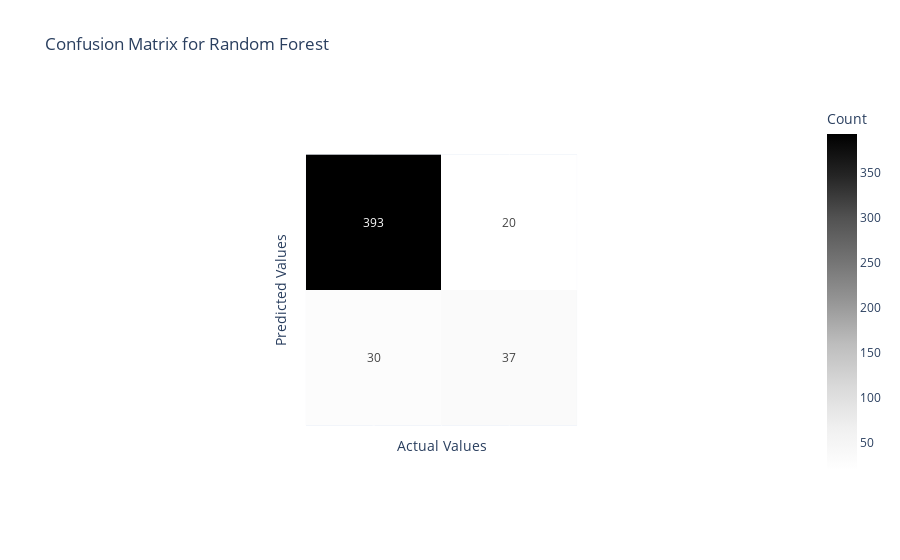

Notebook code for this chart:
### Markdown cell above
### Random Forest

### Code cell
# Logistic Regression model evaluation
fig = px.imshow(confusion_matrix(y_test, rf_pred),
                labels = dict(x='Actual Values', 
                              y = 'Predicted Values', 
                              color= 'Count'),
                x = [0,1],
                y =[0,1] ,
                color_continuous_scale= 'greys',
                title = 'Confusion Matrix for Random Forest',
                text_auto = True)
fig.update_xaxes(showticklabels = False)
fig.update_yaxes(showticklabels = False)
fig.show()

### Figure 1 — Plotly figure (JSON) as saved in the notebook; plotly's stock layout.template omitted (floating-point values rounded to 4 significant figures)
{"data": [{"coloraxis": "coloraxis", "hovertemplate": "Actual Values: %{x}<br>Predicted Values: %{y}<br>Count: %{z}<extra></extra>", "name": "0", "texttemplate": "%{z}", "type": "heatmap", "x": [0, 1], "xaxis": "x", "y": [0, 1], "yaxis": "y", "z": [[393, 20], [30, 37]]}], "layout": {"autosize": true, "coloraxis": {"colorbar": {"title": {"text": "Count"}}, "colorscale": [[0, "rgb(255,255,255)"], [0.125, "rgb(240,240,240)"], [0.25, "rgb(217,217,217)"], [0.375, "rgb(189,189,189)"], [0.5, "rgb(150,150,150)"], [0.625, "rgb(115,115,115)"], [0.75, "rgb(82,82,82)"], [0.875, "rgb(37,37,37)"], [1, "rgb(0, 0, 0)"]]}, "title": {"text": "Confusion Matrix for Random Forest"}, "xaxis": {"anchor": "y", "autorange": true, "constrain": "domain", "domain": [0.3125, 0.6875], "range": [-0.5, 1.5], "scaleanchor": "y", "showticklabels": false, "title": {"text": "Actual Values"}, "type": "linear"}, "yaxis": {"anchor": "x", "autorange": true, "constrain": "domain", "domain": [0, 1], "range": [1.5, -0.5], "showticklabels": false, "title": {"text": "Predicted Values"}, "type": "linear"}}}
